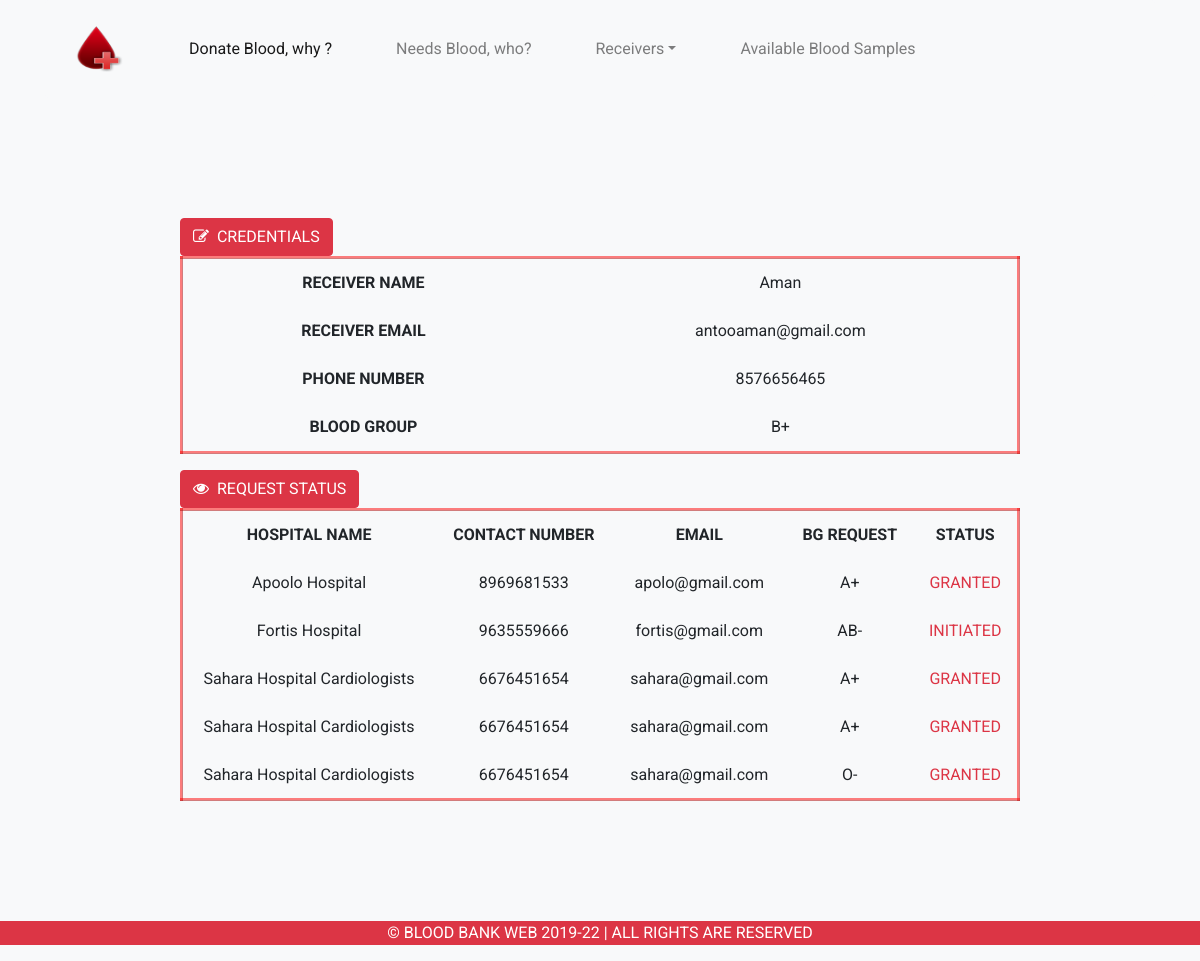
Screenshot of /receivers/index (signed in) with the database file from the repository.
### tables this page shows
CREATE TABLE `receivers` (
  `id` int(11) NOT NULL,
  `name` varchar(25) NOT NULL,
  `phone_no` varchar(10) NOT NULL,
  `email` varchar(25) NOT NULL,
  `password` varchar(255) NOT NULL,
  `blood_group` enum('A+','A-','B+','B-','O+','O-','AB+','AB-','A1+','A1-','A2+','A2-','A1B+','A1B-','A2B+','A2B-') NOT NULL
);

CREATE TABLE `blood_request` (
  `id` int(11) NOT NULL,
  `receiver_id` int(11) NOT NULL,
  `hospital_id` int(11) NOT NULL,
  `blood_info_id` int(11) NOT NULL,
  `request` enum('initiated','granted') NOT NULL
);

CREATE TABLE `hospitals` (
  `id` int(11) NOT NULL,
  `hname` varchar(100) NOT NULL,
  `contact_no` varchar(10) NOT NULL,
  `hemail` varchar(50) NOT NULL,
  `haddress` varchar(100) NOT NULL,
  `password` varchar(255) NOT NULL
);

CREATE TABLE `blood_info` (
  `id` int(11) NOT NULL,
  `hospital_id` int(11) NOT NULL,
  `blood_group` enum('A1+','A1-','A2+','A2-','B+','B-','A1B+','A1B-','A2B+','A2B-','AB+','AB-','O+','O-','A+','A-') NOT NULL,
  `num_trans_bag` int(11) NOT NULL
);

### app/controllers/Receivers.php (called while the page is built, shortened)
<?php
class Receivers extends Controller{
    public function __construct(){
        $this->receiverModel = $this->model('Receiver');
    }
    public function index(){
        $receiver = $this->receiverModel->getUserInfo($_SESSION['user_id']);
        $show_requests = $this->receiverModel->showRequestStatus($_SESSION['user_id']);
        $data = [
            'receiver' => $receiver,
            'show_requests' => $show_requests
        ];
        $this->view('receivers/index', $data);
    }
}

### app/libraries/Core.php (called while the page is built, shortened)
<?php
class Core{
    protected $currentMethod = 'donate_blood_why';
    public function __construct(){
        $url = $this->getUrl() ?? ["pages"];
        if(file_exists('../app/controllers/' .ucwords($url[0]). '.php')){
            unset($url[0]);
        }
        $this->currentController = new $this->currentController;
        if(isset($url[1])){
            if(method_exists($this->currentController, $url[1])){
                $this->currentMethod = $url[1];
                unset($url[1]);
            }
        }
        $this->params = $url ? array_values($url) : [];
        call_user_func_array([$this->currentController, $this->currentMethod],$this->params);
    }
    public function getUrl(){
        if(isset($_GET['url'])){
            $url = rtrim($_GET['url'],'/');
            $url = filter_var($url, FILTER_SANITIZE_URL);
            $url = explode('/',$url);
            return $url;
        }
    }
}

### public/index.php (called while the page is built)
<?php require_once '../app/bootstrap.php';
$init = new Core();

### app/libraries/Database.php (called while the page is built, shortened)
<?php
class Database{
    private $host = DB_HOST;
    private $user = DB_USER;
    private $pass = DB_PASS;
    private $dbname = DB_NAME;
    private $dbh;
    private $stmt;
    public function __construct(){
        $dsn = 'mysql:host='.$this->host.';dbname='.$this->dbname;
        $options = array(
            PDO::ATTR_PERSISTENT => true,
            PDO::ATTR_ERRMODE => PDO::ERRMODE_EXCEPTION
        );
        try{
            $this->dbh = new PDO($dsn,$this->user,$this->pass,$options)
            ;
        }catch(PDOException $e){
            $this->error = $e->getMessage();
            echo $this->error;
        }
    }
    public function query($sql){
        $this->stmt = $this->dbh->prepare($sql);
    }
    public function bind($param, $value, $type = null){
        if(is_null($type)){
            switch(true){
                default:
                    $type = PDO::PARAM_STR;
            }
        }
        $this->stmt->bindValue($param,$value,$type);
    }
    public function execute(){
        return $this->stmt->execute();
    }
    public function resultSet(){
        $this->execute();
        return $this->stmt->fetchAll(PDO::FETCH_OBJ);
    }
    public function single(){
        $this->execute();
        return $this->stmt->fetch(PDO::FETCH_OBJ);
    }
}

### app/models/Receiver.php (called while the page is built, shortened)
<?php
class Receiver{
    private $db;
    public function __construct(){
        $this->db = new Database;
    }
    public function getUserInfo($id){
        $this->db->query('SELECT * FROM receivers WHERE id = :id');
        $this->db->bind(':id', $id);
        $row = $this->db->single();
        return $row;
    }
    public function showRequestStatus($id){
        $this->db->query('SELECT * , receivers.id as rid , hospitals.id as hid , blood_info.id as bid, blood_info.blood_group as rbg FROM receivers INNER JOIN blood_request ON receivers.id = blood_request.receiver_id INNER JOIN hospitals ON hospitals.id = blood_request.hospital_id INNER JOIN blood_info ON blood_info.id = blood_request.blood_info_id WHERE receivers.id = :rid ORDER BY hospitals.hname ASC');
        $this->db->bind(':rid', $id);
        $results = $this->db->resultSet();
        return $results;
    }
}
?>

### app/views/receivers/index.php (the view, shortened to what this page needs)
<?php require APPROOT.'/views/inc/header.php'; ?>
<div class="profile">
    <div class="table-responsive">
        <table class="table table-hover table-borderless text-center">
            <thead>
                <button class="btn btn-danger"  onclick="window.location.href = '<?php echo URLROOT;?>/receivers/edit'"><i class="fa fa-pencil-square-o" aria-hidden="true"></i>&nbsp; CREDENTIALS</button>
            </thead>
            <tbody>
                <tr>
                <th>RECEIVER NAME</th>
                <td><?php echo $data['receiver']->name;?></td>
                </tr>
                <tr>
                <th>RECEIVER EMAIL</th>
                <td><?php echo $data['receiver']->email;?></td>
                </tr>
                <th>PHONE NUMBER</th>
                <td><?php echo $data['receiver']->phone_no;?></td>
                <tr>
                <tr>
                <th>BLOOD GROUP</th>
                <td><?php echo $data['receiver']->blood_group;?></td>
                </tr>
            </tbody>
        </table>
    </div>
    <?php if(!empty($data['show_requests'])): ?>
        <div class="table-responsive-sm">
            <table class="table table-hover table-borderless text-center">
                <thead>
                    <button class="btn btn-danger"><i class="fa fa-eye" aria-hidden="true"></i>&nbsp; REQUEST STATUS</button>
                </thead>
                <tbody class="mt-3">
                    <tr>
                        <th>HOSPITAL NAME</th>
                        <th>CONTACT NUMBER</th>
                        <th>EMAIL</th>
                        <th>BG REQUEST</th>
                        <th>STATUS</th>
                    </tr>
                    <?php foreach($data['show_requests'] as $request):?>
                        <tr>
                            <td><?php echo $request->hname; ?></td>
                            <td><?php echo $request->contact_no; ?></td>
                            <td><?php echo $request->hemail; ?></td>
                            <td><?php echo $request->rbg;?></td>
                            <td class="text-danger"><?php echo strtoupper($request->request) ;?></td>
                        <tr>
                    <?php endforeach;?>
                </tbody>
            </table>
        </div>
    <?php endif;?>
</div>
<?php require APPROOT.'/views/inc/footer.php'; ?>

### public/css/style.css (style rules this page uses)
body { background-color: #f5f5f5; font-family: "Roboto", sans-serif; }
.profile { margin-left: 15%; margin-right: 15%; margin-top: 10%; margin-bottom: 10%; }
table { border: 3px inset rgba(255, 0, 0, 0.5); }

### rows the page displays
receivers: name "Aman", email "antooaman@gmail.com", phone_no "8576656465", blood_group "B+"
blood_request: hospital.hname "Apoolo Hospital", hospital.contact_no "8969681533", hospital.hemail "apolo@gmail.com", blood_info.blood_group "A+", request "GRANTED"
blood_request: hospital.hname "Fortis Hospital", hospital.contact_no "9635559666", hospital.hemail "fortis@gmail.com", blood_info.blood_group "AB-", request "INITIATED"
blood_request: hospital.hname "Sahara Hospital Cardiologists", hospital.contact_no "6676451654", hospital.hemail "sahara@gmail.com", blood_info.blood_group "A+", request "GRANTED"
blood_request: hospital.hname "Sahara Hospital Cardiologists", hospital.contact_no "6676451654", hospital.hemail "sahara@gmail.com", blood_info.blood_group "A+", request "GRANTED"
blood_request: hospital.hname "Sahara Hospital Cardiologists", hospital.contact_no "6676451654", hospital.hemail "sahara@gmail.com", blood_info.blood_group "O-", request "GRANTED"
